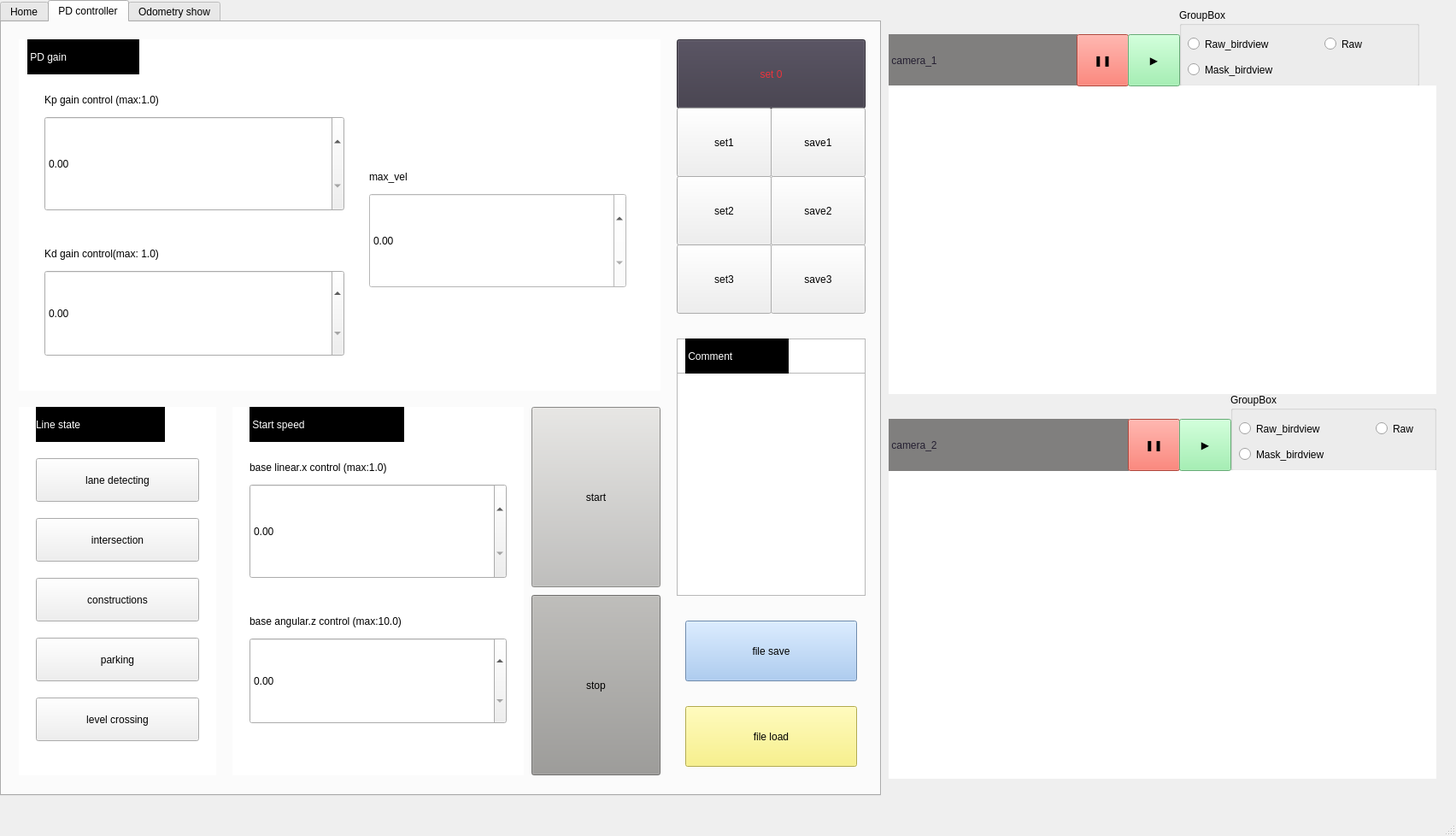
<?xml version="1.0" encoding="UTF-8"?>
<ui version="4.0">
 <class>MainWindowDesign</class>
 <widget class="QMainWindow" name="MainWindowDesign">
  <property name="geometry">
   <rect>
    <x>0</x>
    <y>0</y>
    <width>1704</width>
    <height>978</height>
   </rect>
  </property>
  <property name="windowTitle">
   <string>MainWindowDesign</string>
  </property>
  <widget class="QWidget" name="centralwidget">
   <widget class="QTabWidget" name="tabWidget">
    <property name="geometry">
     <rect>
      <x>0</x>
      <y>0</y>
      <width>1031</width>
      <height>931</height>
     </rect>
    </property>
    <property name="styleSheet">
     <string notr="true">font: 11pt &quot;Ubuntu&quot;;</string>
    </property>
    <property name="currentIndex">
     <number>1</number>
    </property>
    <widget class="QWidget" name="tab">
     <attribute name="title">
      <string>Home</string>
     </attribute>
     <widget class="QPushButton" name="pushButton_8">
      <property name="geometry">
       <rect>
        <x>30</x>
        <y>210</y>
        <width>191</width>
        <height>51</height>
       </rect>
      </property>
      <property name="styleSheet">
       <string notr="true">font: 20pt &quot;Ubuntu&quot;;
</string>
      </property>
      <property name="text">
       <string>constructions</string>
      </property>
     </widget>
     <widget class="QPushButton" name="pushButton_9">
      <property name="geometry">
       <rect>
        <x>30</x>
        <y>280</y>
        <width>191</width>
        <height>51</height>
       </rect>
      </property>
      <property name="styleSheet">
       <string notr="true">font: 20pt &quot;Ubuntu&quot;;
</string>
      </property>
      <property name="text">
       <string>parking</string>
      </property>
     </widget>
     <widget class="QPushButton" name="pushButton_10">
      <property name="geometry">
       <rect>
        <x>30</x>
        <y>350</y>
        <width>191</width>
        <height>51</height>
       </rect>
      </property>
      <property name="styleSheet">
       <string notr="true">font: 20pt &quot;Ubuntu&quot;;
</string>
      </property>
      <property name="text">
       <string>level crossing</string>
      </property>
     </widget>
     <widget class="QWidget" name="widget_8" native="true">
      <property name="geometry">
       <rect>
        <x>790</x>
        <y>10</y>
        <width>221</width>
        <height>431</height>
       </rect>
      </property>
      <property name="styleSheet">
       <string notr="true">font: 11pt &quot;Ubuntu&quot;;
background-color:rgb(119, 118, 123);</string>
      </property>
      <widget class="QLabel" name="label_13">
       <property name="geometry">
        <rect>
         <x>10</x>
         <y>0</y>
         <width>221</width>
         <height>61</height>
        </rect>
       </property>
       <property name="styleSheet">
        <string notr="true">font: 20pt &quot;Ubuntu&quot;;
color:rgb(0, 0, 0);</string>
       </property>
       <property name="text">
        <string>file settings</string>
       </property>
      </widget>
      <widget class="QPushButton" name="pushButton_15">
       <property name="geometry">
        <rect>
         <x>20</x>
         <y>80</y>
         <width>181</width>
         <height>101</height>
        </rect>
       </property>
       <property name="styleSheet">
        <string notr="true">font: 30pt &quot;Ubuntu&quot;;
background-color:rgb(153, 193, 241);
color:rgb(0, 0, 0);
background-image: url(/home/yu/Downloads/Adobe Express - file.png);
</string>
       </property>
       <property name="text">
        <string>save</string>
       </property>
      </widget>
      <widget class="QPushButton" name="pushButton_16">
       <property name="geometry">
        <rect>
         <x>20</x>
         <y>200</y>
         <width>181</width>
         <height>101</height>
        </rect>
       </property>
       <property name="styleSheet">
        <string notr="true">font: 30pt &quot;Ubuntu&quot;;
background-color:rgb(249, 240, 107);
color:rgb(0, 0, 0);</string>
       </property>
       <property name="text">
        <string>load</string>
       </property>
      </widget>
      <widget class="QPushButton" name="pushButton_17">
       <property name="geometry">
        <rect>
         <x>20</x>
         <y>360</y>
         <width>181</width>
         <height>61</height>
        </rect>
       </property>
       <property name="styleSheet">
        <string notr="true">font: 25pt &quot;Ubuntu&quot;;
background-color:rgb(61, 56, 70);
color:rgb(237, 51, 59);</string>
       </property>
       <property name="text">
        <string>set 0</string>
       </property>
      </widget>
     </widget>
     <widget class="QLabel" name="label_3">
      <property name="geometry">
       <rect>
        <x>290</x>
        <y>40</y>
        <width>291</width>
        <height>61</height>
       </rect>
      </property>
      <property name="styleSheet">
       <string notr="true">font: 15pt &quot;Ubuntu&quot;;</string>
      </property>
      <property name="text">
       <string>speed change-linear.x(max:1.0)</string>
      </property>
     </widget>
     <widget class="QDoubleSpinBox" name="doubleSpinBox">
      <property name="geometry">
       <rect>
        <x>290</x>
        <y>100</y>
        <width>441</width>
        <height>111</height>
       </rect>
      </property>
      <property name="styleSheet">
       <string notr="true">font: 30pt &quot;Ubuntu&quot;;</string>
      </property>
      <property name="minimum">
       <double>0.000000000000000</double>
      </property>
      <property name="maximum">
       <double>1.000000000000000</double>
      </property>
      <property name="singleStep">
       <double>0.010000000000000</double>
      </property>
     </widget>
     <widget class="QLabel" name="label_4">
      <property name="geometry">
       <rect>
        <x>290</x>
        <y>220</y>
        <width>311</width>
        <height>61</height>
       </rect>
      </property>
      <property name="styleSheet">
       <string notr="true">font: 15pt &quot;Ubuntu&quot;;</string>
      </property>
      <property name="text">
       <string>speed change-angular.z(max:10.0)</string>
      </property>
     </widget>
     <widget class="QWidget" name="widget_5" native="true">
      <property name="geometry">
       <rect>
        <x>260</x>
        <y>10</y>
        <width>511</width>
        <height>431</height>
       </rect>
      </property>
      <property name="styleSheet">
       <string notr="true">font: 11pt &quot;Ubuntu&quot;;
background-color:rgb(154, 153, 150);</string>
      </property>
      <widget class="QLabel" name="label_8">
       <property name="geometry">
        <rect>
         <x>10</x>
         <y>0</y>
         <width>221</width>
         <height>61</height>
        </rect>
       </property>
       <property name="styleSheet">
        <string notr="true">font: 20pt &quot;Ubuntu&quot;;
color:rgb(0, 0, 0);</string>
       </property>
       <property name="text">
        <string>speed change</string>
       </property>
      </widget>
     </widget>
     <widget class="QWidget" name="widget_3" native="true">
      <property name="geometry">
       <rect>
        <x>10</x>
        <y>10</y>
        <width>231</width>
        <height>431</height>
       </rect>
      </property>
      <property name="styleSheet">
       <string notr="true">font: 11pt &quot;Ubuntu&quot;;
background-color:rgb(154, 153, 150);</string>
      </property>
      <widget class="QLabel" name="label_6">
       <property name="geometry">
        <rect>
         <x>10</x>
         <y>0</y>
         <width>221</width>
         <height>61</height>
        </rect>
       </property>
       <property name="styleSheet">
        <string notr="true">color:rgb(0, 0, 0);font: 20pt &quot;Ubuntu&quot;;</string>
       </property>
       <property name="text">
        <string>state change</string>
       </property>
      </widget>
     </widget>
     <widget class="QWidget" name="widget" native="true">
      <property name="geometry">
       <rect>
        <x>10</x>
        <y>460</y>
        <width>1001</width>
        <height>431</height>
       </rect>
      </property>
      <property name="styleSheet">
       <string notr="true">font: 11pt &quot;Ubuntu&quot;;
background-color:rgb(154, 153, 150);</string>
      </property>
      <widget class="QLabel" name="label_9">
       <property name="geometry">
        <rect>
         <x>10</x>
         <y>-10</y>
         <width>221</width>
         <height>61</height>
        </rect>
       </property>
       <property name="styleSheet">
        <string notr="true">font: 20pt &quot;Ubuntu&quot;;
color:rgb(0, 0, 0);</string>
       </property>
       <property name="text">
        <string>custom drive</string>
       </property>
      </widget>
      <widget class="QPushButton" name="pushButton_7">
       <property name="geometry">
        <rect>
         <x>350</x>
         <y>30</y>
         <width>301</width>
         <height>111</height>
        </rect>
       </property>
       <property name="styleSheet">
        <string notr="true">font: 30pt &quot;Ubuntu&quot;;
color:rgb(0, 0, 0);</string>
       </property>
       <property name="text">
        <string>forward</string>
       </property>
      </widget>
      <widget class="QPushButton" name="pushButton_11">
       <property name="geometry">
        <rect>
         <x>350</x>
         <y>290</y>
         <width>301</width>
         <height>111</height>
        </rect>
       </property>
       <property name="styleSheet">
        <string notr="true">font: 30pt &quot;Ubuntu&quot;;
color:rgb(0, 0, 0);</string>
       </property>
       <property name="text">
        <string>back</string>
       </property>
      </widget>
      <widget class="QPushButton" name="pushButton_18">
       <property name="geometry">
        <rect>
         <x>20</x>
         <y>160</y>
         <width>301</width>
         <height>111</height>
        </rect>
       </property>
       <property name="styleSheet">
        <string notr="true">font: 30pt &quot;Ubuntu&quot;;
color:rgb(0, 0, 0);
</string>
       </property>
       <property name="text">
        <string>left</string>
       </property>
      </widget>
      <widget class="QPushButton" name="pushButton_19">
       <property name="geometry">
        <rect>
         <x>680</x>
         <y>160</y>
         <width>301</width>
         <height>111</height>
        </rect>
       </property>
       <property name="styleSheet">
        <string notr="true">font: 30pt &quot;Ubuntu&quot;;
color:rgb(0, 0, 0);</string>
       </property>
       <property name="text">
        <string>right</string>
       </property>
      </widget>
      <widget class="QPushButton" name="pushButton_20">
       <property name="geometry">
        <rect>
         <x>340</x>
         <y>170</y>
         <width>151</width>
         <height>91</height>
        </rect>
       </property>
       <property name="styleSheet">
        <string notr="true">font: 30pt &quot;Ubuntu&quot;;
background-color:rgb(246, 97, 81);
color:rgb(0, 0, 0);</string>
       </property>
       <property name="text">
        <string>stop</string>
       </property>
      </widget>
      <widget class="QPushButton" name="pushButton_21">
       <property name="geometry">
        <rect>
         <x>510</x>
         <y>170</y>
         <width>151</width>
         <height>91</height>
        </rect>
       </property>
       <property name="styleSheet">
        <string notr="true">font: 30pt &quot;Ubuntu&quot;;
background-color:rgb(143, 240, 164);
color:rgb(0, 0, 0);</string>
       </property>
       <property name="text">
        <string>start</string>
       </property>
      </widget>
     </widget>
     <widget class="QDoubleSpinBox" name="doubleSpinBox_2">
      <property name="geometry">
       <rect>
        <x>290</x>
        <y>280</y>
        <width>441</width>
        <height>101</height>
       </rect>
      </property>
      <property name="styleSheet">
       <string notr="true">font: 30pt &quot;Ubuntu&quot;;</string>
      </property>
      <property name="minimum">
       <double>0.000000000000000</double>
      </property>
      <property name="maximum">
       <double>10.000000000000000</double>
      </property>
      <property name="singleStep">
       <double>0.100000000000000</double>
      </property>
     </widget>
     <widget class="QPushButton" name="pushButton_22">
      <property name="geometry">
       <rect>
        <x>30</x>
        <y>70</y>
        <width>191</width>
        <height>51</height>
       </rect>
      </property>
      <property name="styleSheet">
       <string notr="true">font: 20pt &quot;Ubuntu&quot;;
</string>
      </property>
      <property name="text">
       <string>lane detecting</string>
      </property>
     </widget>
     <widget class="QPushButton" name="pushButton_23">
      <property name="geometry">
       <rect>
        <x>30</x>
        <y>140</y>
        <width>191</width>
        <height>51</height>
       </rect>
      </property>
      <property name="styleSheet">
       <string notr="true">font: 20pt &quot;Ubuntu&quot;;
</string>
      </property>
      <property name="text">
       <string>intersection</string>
      </property>
     </widget>
     <zorder>widget_3</zorder>
     <zorder>widget_5</zorder>
     <zorder>pushButton_22</zorder>
     <zorder>label_3</zorder>
     <zorder>pushButton_8</zorder>
     <zorder>pushButton_9</zorder>
     <zorder>pushButton_23</zorder>
     <zorder>doubleSpinBox</zorder>
     <zorder>pushButton_10</zorder>
     <zorder>label_4</zorder>
     <zorder>doubleSpinBox_2</zorder>
     <zorder>widget_8</zorder>
     <zorder>widget</zorder>
    </widget>
    <widget class="QWidget" name="tab_3">
     <attribute name="title">
      <string>PD controller</string>
     </attribute>
     <widget class="QLabel" name="label_10">
      <property name="geometry">
       <rect>
        <x>50</x>
        <y>60</y>
        <width>291</width>
        <height>61</height>
       </rect>
      </property>
      <property name="styleSheet">
       <string notr="true">font: 15pt &quot;Ubuntu&quot;;</string>
      </property>
      <property name="text">
       <string>Kp gain control (max:1.0)</string>
      </property>
     </widget>
     <widget class="QDoubleSpinBox" name="doubleSpinBox_3">
      <property name="geometry">
       <rect>
        <x>50</x>
        <y>110</y>
        <width>351</width>
        <height>111</height>
       </rect>
      </property>
      <property name="styleSheet">
       <string notr="true">font: 30pt &quot;Ubuntu&quot;;</string>
      </property>
      <property name="minimum">
       <double>0.000000000000000</double>
      </property>
      <property name="maximum">
       <double>1.000000000000000</double>
      </property>
      <property name="singleStep">
       <double>0.00001000000000</double>
      </property>
     </widget>
     <widget class="QDoubleSpinBox" name="doubleSpinBox_4">
      <property name="geometry">
       <rect>
        <x>50</x>
        <y>290</y>
        <width>351</width>
        <height>101</height>
       </rect>
      </property>
      <property name="styleSheet">
       <string notr="true">font: 30pt &quot;Ubuntu&quot;;</string>
      </property>
      <property name="minimum">
       <double>0.000000000000000</double>
      </property>
      <property name="maximum">
       <double>1.000000000000000</double>
      </property>
      <property name="singleStep">
       <double>0.000010000000000</double>
      </property>
     </widget>
     <widget class="QLabel" name="label_15">
      <property name="geometry">
       <rect>
        <x>50</x>
        <y>240</y>
        <width>311</width>
        <height>61</height>
       </rect>
      </property>
      <property name="styleSheet">
       <string notr="true">font: 15pt &quot;Ubuntu&quot;;</string>
      </property>
      <property name="text">
       <string>Kd gain control(max: 1.0)</string>
      </property>
     </widget>
     <widget class="QWidget" name="widget_6" native="true">
      <property name="geometry">
       <rect>
        <x>20</x>
        <y>20</y>
        <width>751</width>
        <height>411</height>
       </rect>
      </property>
      <property name="styleSheet">
       <string notr="true">font: 11pt &quot;Ubuntu&quot;;
background-color:rgb(255, 255, 255);</string>
      </property>
      <widget class="QLabel" name="label_20">
       <property name="geometry">
        <rect>
         <x>10</x>
         <y>0</y>
         <width>131</width>
         <height>41</height>
        </rect>
       </property>
       <property name="styleSheet">
        <string notr="true">font: 20pt &quot;Ubuntu&quot;;
background-color:rgb(0, 0, 0);
color:rgb(255, 255, 255);</string>
       </property>
       <property name="text">
        <string> PD gain</string>
       </property>
      </widget>
      <widget class="QDoubleSpinBox" name="doubleSpinBox_7">
       <property name="geometry">
        <rect>
         <x>410</x>
         <y>180</y>
         <width>301</width>
         <height>111</height>
        </rect>
       </property>
       <property name="styleSheet">
        <string notr="true">font: 30pt &quot;Ubuntu&quot;;</string>
       </property>
       <property name="minimum">
        <double>0.000000000000000</double>
       </property>
       <property name="maximum">
        <double>10.000000000000000</double>
       </property>
       <property name="singleStep">
        <double>0.010000000000000</double>
       </property>
      </widget>
      <widget class="QLabel" name="label_24">
       <property name="geometry">
        <rect>
         <x>410</x>
         <y>140</y>
         <width>291</width>
         <height>41</height>
        </rect>
       </property>
       <property name="styleSheet">
        <string notr="true">font: 15pt &quot;Ubuntu&quot;;</string>
       </property>
       <property name="text">
        <string>max_vel </string>
       </property>
      </widget>
     </widget>
     <widget class="QLabel" name="label_21">
      <property name="geometry">
       <rect>
        <x>290</x>
        <y>490</y>
        <width>291</width>
        <height>61</height>
       </rect>
      </property>
      <property name="styleSheet">
       <string notr="true">font: 15pt &quot;Ubuntu&quot;;</string>
      </property>
      <property name="text">
       <string>base linear.x control (max:1.0)</string>
      </property>
     </widget>
     <widget class="QLabel" name="label_22">
      <property name="geometry">
       <rect>
        <x>290</x>
        <y>670</y>
        <width>311</width>
        <height>61</height>
       </rect>
      </property>
      <property name="styleSheet">
       <string notr="true">font: 15pt &quot;Ubuntu&quot;;</string>
      </property>
      <property name="text">
       <string>base angular.z control (max:10.0)</string>
      </property>
     </widget>
     <widget class="QDoubleSpinBox" name="doubleSpinBox_5">
      <property name="geometry">
       <rect>
        <x>290</x>
        <y>540</y>
        <width>301</width>
        <height>111</height>
       </rect>
      </property>
      <property name="styleSheet">
       <string notr="true">font: 30pt &quot;Ubuntu&quot;;</string>
      </property>
      <property name="minimum">
       <double>0.000000000000000</double>
      </property>
      <property name="maximum">
       <double>1.000000000000000</double>
      </property>
      <property name="singleStep">
       <double>0.010000000000000</double>
      </property>
     </widget>
     <widget class="QDoubleSpinBox" name="doubleSpinBox_6">
      <property name="geometry">
       <rect>
        <x>290</x>
        <y>720</y>
        <width>301</width>
        <height>101</height>
       </rect>
      </property>
      <property name="styleSheet">
       <string notr="true">font: 30pt &quot;Ubuntu&quot;;</string>
      </property>
      <property name="minimum">
       <double>0.000000000000000</double>
      </property>
      <property name="maximum">
       <double>10.000000000000000</double>
      </property>
      <property name="singleStep">
       <double>0.010000000000000</double>
      </property>
     </widget>
     <widget class="QWidget" name="widget_7" native="true">
      <property name="geometry">
       <rect>
        <x>270</x>
        <y>450</y>
        <width>341</width>
        <height>431</height>
       </rect>
      </property>
      <property name="styleSheet">
       <string notr="true">font: 11pt &quot;Ubuntu&quot;;
background-color:rgb(255, 255, 255);</string>
      </property>
      <widget class="QLabel" name="label_23">
       <property name="geometry">
        <rect>
         <x>20</x>
         <y>0</y>
         <width>181</width>
         <height>41</height>
        </rect>
       </property>
       <property name="styleSheet">
        <string notr="true">font: 20pt &quot;Ubuntu&quot;;
background-color:rgb(0, 0, 0);
color:rgb(255, 255, 255);</string>
       </property>
       <property name="text">
        <string> Start speed</string>
       </property>
      </widget>
     </widget>
     <widget class="QPushButton" name="pushButton_28">
      <property name="geometry">
       <rect>
        <x>800</x>
        <y>700</y>
        <width>201</width>
        <height>71</height>
       </rect>
      </property>
      <property name="styleSheet">
       <string notr="true">font: 25pt &quot;Ubuntu&quot;;
background-color:rgb(153, 193, 241);
color:rgb(0, 0, 0);
background-image: url(/home/yu/Downloads/Adobe Express - file.png);
</string>
      </property>
      <property name="text">
       <string>file save</string>
      </property>
     </widget>
     <widget class="QPushButton" name="pushButton_29">
      <property name="geometry">
       <rect>
        <x>800</x>
        <y>800</y>
        <width>201</width>
        <height>71</height>
       </rect>
      </property>
      <property name="styleSheet">
       <string notr="true">font: 25pt &quot;Ubuntu&quot;;
background-color:rgb(249, 240, 107);
color:rgb(0, 0, 0);</string>
      </property>
      <property name="text">
       <string>file load</string>
      </property>
     </widget>
     <widget class="QPushButton" name="pushButton_34">
      <property name="geometry">
       <rect>
        <x>790</x>
        <y>20</y>
        <width>221</width>
        <height>81</height>
       </rect>
      </property>
      <property name="styleSheet">
       <string notr="true">font: 20pt &quot;Ubuntu&quot;;
background-color:rgb(61, 56, 70);
color:rgb(237, 51, 59);
</string>
      </property>
      <property name="text">
       <string>set 0</string>
      </property>
     </widget>
     <widget class="QPushButton" name="pushButton_35">
      <property name="geometry">
       <rect>
        <x>790</x>
        <y>100</y>
        <width>111</width>
        <height>81</height>
       </rect>
      </property>
      <property name="styleSheet">
       <string notr="true">font: 20pt &quot;Ubuntu&quot;;
</string>
      </property>
      <property name="text">
       <string>set1</string>
      </property>
     </widget>
     <widget class="QPushButton" name="pushButton_36">
      <property name="geometry">
       <rect>
        <x>790</x>
        <y>180</y>
        <width>111</width>
        <height>81</height>
       </rect>
      </property>
      <property name="styleSheet">
       <string notr="true">font: 20pt &quot;Ubuntu&quot;;
</string>
      </property>
      <property name="text">
       <string>set2</string>
      </property>
     </widget>
     <widget class="QPushButton" name="pushButton_37">
      <property name="geometry">
       <rect>
        <x>790</x>
        <y>260</y>
        <width>111</width>
        <height>81</height>
       </rect>
      </property>
      <property name="styleSheet">
       <string notr="true">font: 20pt &quot;Ubuntu&quot;;
</string>
      </property>
      <property name="text">
       <string>set3</string>
      </property>
     </widget>
     <widget class="QPushButton" name="pushButton_38">
      <property name="geometry">
       <rect>
        <x>900</x>
        <y>100</y>
        <width>111</width>
        <height>81</height>
       </rect>
      </property>
      <property name="styleSheet">
       <string notr="true">font: 20pt &quot;Ubuntu&quot;;
</string>
      </property>
      <property name="text">
       <string>save1</string>
      </property>
     </widget>
     <widget class="QPushButton" name="pushButton_39">
      <property name="geometry">
       <rect>
        <x>900</x>
        <y>180</y>
        <width>111</width>
        <height>81</height>
       </rect>
      </property>
      <property name="styleSheet">
       <string notr="true">font: 20pt &quot;Ubuntu&quot;;
</string>
      </property>
      <property name="text">
       <string>save2</string>
      </property>
     </widget>
     <widget class="QPushButton" name="pushButton_40">
      <property name="geometry">
       <rect>
        <x>900</x>
        <y>260</y>
        <width>111</width>
        <height>81</height>
       </rect>
      </property>
      <property name="styleSheet">
       <string notr="true">font: 20pt &quot;Ubuntu&quot;;
</string>
      </property>
      <property name="text">
       <string>save3</string>
      </property>
     </widget>
     <widget class="QPlainTextEdit" name="plainTextEdit">
      <property name="geometry">
       <rect>
        <x>790</x>
        <y>410</y>
        <width>221</width>
        <height>261</height>
       </rect>
      </property>
      <property name="styleSheet">
       <string notr="true">font: 11pt &quot;Ubuntu&quot;;
color:rgb(94, 92, 100);</string>
      </property>
      <property name="plainText">
       <string/>
      </property>
     </widget>
     <widget class="QLabel" name="label_25">
      <property name="geometry">
       <rect>
        <x>800</x>
        <y>370</y>
        <width>121</width>
        <height>41</height>
       </rect>
      </property>
      <property name="styleSheet">
       <string notr="true">font: 15pt &quot;Ubuntu&quot;;
background-color:rgb(0, 0, 0);
color:rgb(255, 255, 255);</string>
      </property>
      <property name="text">
       <string> Comment </string>
      </property>
     </widget>
     <widget class="QPlainTextEdit" name="plainTextEdit_2">
      <property name="geometry">
       <rect>
        <x>790</x>
        <y>370</y>
        <width>221</width>
        <height>41</height>
       </rect>
      </property>
      <property name="plainText">
       <string/>
      </property>
     </widget>
     <widget class="QPushButton" name="pushButton_30">
      <property name="geometry">
       <rect>
        <x>40</x>
        <y>510</y>
        <width>191</width>
        <height>51</height>
       </rect>
      </property>
      <property name="styleSheet">
       <string notr="true">font: 20pt &quot;Ubuntu&quot;;
</string>
      </property>
      <property name="text">
       <string>lane detecting</string>
      </property>
     </widget>
     <widget class="QPushButton" name="pushButton_31">
      <property name="geometry">
       <rect>
        <x>40</x>
        <y>650</y>
        <width>191</width>
        <height>51</height>
       </rect>
      </property>
      <property name="styleSheet">
       <string notr="true">font: 20pt &quot;Ubuntu&quot;;
</string>
      </property>
      <property name="text">
       <string>constructions</string>
      </property>
     </widget>
     <widget class="QPushButton" name="pushButton_32">
      <property name="geometry">
       <rect>
        <x>40</x>
        <y>720</y>
        <width>191</width>
        <height>51</height>
       </rect>
      </property>
      <property name="styleSheet">
       <string notr="true">font: 20pt &quot;Ubuntu&quot;;
</string>
      </property>
      <property name="text">
       <string>parking</string>
      </property>
     </widget>
     <widget class="QPushButton" name="pushButton_33">
      <property name="geometry">
       <rect>
        <x>40</x>
        <y>580</y>
        <width>191</width>
        <height>51</height>
       </rect>
      </property>
      <property name="styleSheet">
       <string notr="true">font: 20pt &quot;Ubuntu&quot;;
</string>
      </property>
      <property name="text">
       <string>intersection</string>
      </property>
     </widget>
     <widget class="QPushButton" name="pushButton_41">
      <property name="geometry">
       <rect>
        <x>40</x>
        <y>790</y>
        <width>191</width>
        <height>51</height>
       </rect>
      </property>
      <property name="styleSheet">
       <string notr="true">font: 20pt &quot;Ubuntu&quot;;
</string>
      </property>
      <property name="text">
       <string>level crossing</string>
      </property>
     </widget>
     <widget class="QWidget" name="widget_4" native="true">
      <property name="geometry">
       <rect>
        <x>20</x>
        <y>450</y>
        <width>231</width>
        <height>431</height>
       </rect>
      </property>
      <property name="styleSheet">
       <string notr="true">font: 11pt &quot;Ubuntu&quot;;
background-color:rgb(255, 255, 255);</string>
      </property>
      <widget class="QLabel" name="label_27">
       <property name="geometry">
        <rect>
         <x>20</x>
         <y>0</y>
         <width>151</width>
         <height>41</height>
        </rect>
       </property>
       <property name="styleSheet">
        <string notr="true">font: 20pt &quot;Ubuntu&quot;;
background-color:rgb(0, 0, 0);
color:rgb(255, 255, 255);</string>
       </property>
       <property name="text">
        <string>Line state</string>
       </property>
      </widget>
     </widget>
     <widget class="QPushButton" name="pushButton_42">
      <property name="geometry">
       <rect>
        <x>620</x>
        <y>450</y>
        <width>151</width>
        <height>211</height>
       </rect>
      </property>
      <property name="styleSheet">
       <string notr="true">font: 30pt &quot;Ubuntu&quot;;
background-color:rgb(192, 191, 188);
color:rgb(0, 0, 0);</string>
      </property>
      <property name="text">
       <string>start</string>
      </property>
     </widget>
     <widget class="QPushButton" name="pushButton_43">
      <property name="geometry">
       <rect>
        <x>620</x>
        <y>670</y>
        <width>151</width>
        <height>211</height>
       </rect>
      </property>
      <property name="styleSheet">
       <string notr="true">font: 30pt &quot;Ubuntu&quot;;
background-color:rgb(154, 153, 150);
color:rgb(0, 0, 0);</string>
      </property>
      <property name="text">
       <string>stop</string>
      </property>
     </widget>
     <zorder>widget_4</zorder>
     <zorder>plainTextEdit_2</zorder>
     <zorder>widget_7</zorder>
     <zorder>widget_6</zorder>
     <zorder>label_10</zorder>
     <zorder>doubleSpinBox_3</zorder>
     <zorder>doubleSpinBox_4</zorder>
     <zorder>label_15</zorder>
     <zorder>label_21</zorder>
     <zorder>label_22</zorder>
     <zorder>doubleSpinBox_5</zorder>
     <zorder>doubleSpinBox_6</zorder>
     <zorder>pushButton_28</zorder>
     <zorder>pushButton_29</zorder>
     <zorder>pushButton_34</zorder>
     <zorder>pushButton_35</zorder>
     <zorder>pushButton_36</zorder>
     <zorder>pushButton_37</zorder>
     <zorder>pushButton_38</zorder>
     <zorder>pushButton_39</zorder>
     <zorder>pushButton_40</zorder>
     <zorder>plainTextEdit</zorder>
     <zorder>label_25</zorder>
     <zorder>pushButton_30</zorder>
     <zorder>pushButton_31</zorder>
     <zorder>pushButton_32</zorder>
     <zorder>pushButton_33</zorder>
     <zorder>pushButton_41</zorder>
     <zorder>pushButton_42</zorder>
     <zorder>pushButton_43</zorder>
    </widget>
    <widget class="QWidget" name="tab_2">
     <attribute name="title">
      <string>Odometry show</string>
     </attribute>
    </widget>
   </widget>
   <widget class="QLabel" name="label_16">
    <property name="geometry">
     <rect>
      <x>1040</x>
      <y>40</y>
      <width>221</width>
      <height>61</height>
     </rect>
    </property>
    <property name="styleSheet">
     <string notr="true">font: 25pt &quot;Ubuntu&quot;;
color:rgb(36, 31, 49);
background-color:rgb(128, 127, 126);</string>
    </property>
    <property name="text">
     <string> camera_1</string>
    </property>
   </widget>
   <widget class="QLabel" name="label_19">
    <property name="geometry">
     <rect>
      <x>1040</x>
      <y>550</y>
      <width>641</width>
      <height>361</height>
     </rect>
    </property>
    <property name="styleSheet">
     <string notr="true">font: 11pt &quot;Ubuntu&quot;;
background-color:rgb(255, 255, 255);</string>
    </property>
    <property name="text">
     <string/>
    </property>
   </widget>
   <widget class="QLabel" name="label_17">
    <property name="geometry">
     <rect>
      <x>1040</x>
      <y>490</y>
      <width>281</width>
      <height>61</height>
     </rect>
    </property>
    <property name="styleSheet">
     <string notr="true">font: 25pt &quot;Ubuntu&quot;;
color:rgb(36, 31, 49);
background-color:rgb(128, 127, 126);</string>
    </property>
    <property name="text">
     <string> camera_2</string>
    </property>
   </widget>
   <widget class="QLabel" name="label_18">
    <property name="geometry">
     <rect>
      <x>1040</x>
      <y>100</y>
      <width>641</width>
      <height>361</height>
     </rect>
    </property>
    <property name="styleSheet">
     <string notr="true">font: 11pt &quot;Ubuntu&quot;;
background-color:rgb(255, 255, 255);</string>
    </property>
    <property name="text">
     <string/>
    </property>
   </widget>
   <widget class="QPushButton" name="pushButton_24">
    <property name="geometry">
     <rect>
      <x>1260</x>
      <y>40</y>
      <width>61</width>
      <height>61</height>
     </rect>
    </property>
    <property name="styleSheet">
     <string notr="true">font: 15pt &quot;Ubuntu&quot;;
background-color:rgb(246, 97, 81);
color:rgb(0, 0, 0);</string>
    </property>
    <property name="text">
     <string>❚❚</string>
    </property>
   </widget>
   <widget class="QPushButton" name="pushButton_25">
    <property name="geometry">
     <rect>
      <x>1320</x>
      <y>490</y>
      <width>61</width>
      <height>61</height>
     </rect>
    </property>
    <property name="styleSheet">
     <string notr="true">font: 15pt &quot;Ubuntu&quot;;
background-color:rgb(246, 97, 81);
color:rgb(0, 0, 0);</string>
    </property>
    <property name="text">
     <string>❚❚</string>
    </property>
   </widget>
   <widget class="QPushButton" name="pushButton_26">
    <property name="geometry">
     <rect>
      <x>1320</x>
      <y>40</y>
      <width>61</width>
      <height>61</height>
     </rect>
    </property>
    <property name="styleSheet">
     <string notr="true">font: 18pt &quot;Ubuntu&quot;;
background-color:rgb(143, 240, 164);
color:rgb(0, 0, 0);</string>
    </property>
    <property name="text">
     <string>▶</string>
    </property>
   </widget>
   <widget class="QPushButton" name="pushButton_27">
    <property name="geometry">
     <rect>
      <x>1380</x>
      <y>490</y>
      <width>61</width>
      <height>61</height>
     </rect>
    </property>
    <property name="styleSheet">
     <string notr="true">font: 18pt &quot;Ubuntu&quot;;
background-color:rgb(143, 240, 164);
color:rgb(0, 0, 0);</string>
    </property>
    <property name="text">
     <string>▶</string>
    </property>
   </widget>
   <widget class="QGroupBox" name="groupBox">
    <property name="geometry">
     <rect>
      <x>1380</x>
      <y>10</y>
      <width>281</width>
      <height>91</height>
     </rect>
    </property>
    <property name="title">
     <string>GroupBox</string>
    </property>
    <widget class="QRadioButton" name="radioButton_2">
     <property name="geometry">
      <rect>
       <x>10</x>
       <y>60</y>
       <width>171</width>
       <height>23</height>
      </rect>
     </property>
     <property name="styleSheet">
      <string notr="true">font: 15pt &quot;Ubuntu&quot;;</string>
     </property>
     <property name="text">
      <string>Mask_birdview</string>
     </property>
    </widget>
    <widget class="QRadioButton" name="radioButton">
     <property name="geometry">
      <rect>
       <x>170</x>
       <y>30</y>
       <width>70</width>
       <height>23</height>
      </rect>
     </property>
     <property name="styleSheet">
      <string notr="true">font: 15pt &quot;Ubuntu&quot;;</string>
     </property>
     <property name="text">
      <string>Raw</string>
     </property>
    </widget>
    <widget class="QRadioButton" name="radioButton_3">
     <property name="geometry">
      <rect>
       <x>10</x>
       <y>30</y>
       <width>151</width>
       <height>23</height>
      </rect>
     </property>
     <property name="styleSheet">
      <string notr="true">font: 15pt &quot;Ubuntu&quot;;</string>
     </property>
     <property name="text">
      <string>Raw_birdview</string>
     </property>
    </widget>
   </widget>
   <widget class="QGroupBox" name="groupBox_2">
    <property name="geometry">
     <rect>
      <x>1440</x>
      <y>460</y>
      <width>241</width>
      <height>91</height>
     </rect>
    </property>
    <property name="title">
     <string>GroupBox</string>
    </property>
    <widget class="QRadioButton" name="radioButton_6">
     <property name="geometry">
      <rect>
       <x>10</x>
       <y>30</y>
       <width>151</width>
       <height>23</height>
      </rect>
     </property>
     <property name="styleSheet">
      <string notr="true">font: 15pt &quot;Ubuntu&quot;;</string>
     </property>
     <property name="text">
      <string>Raw_birdview</string>
     </property>
    </widget>
    <widget class="QRadioButton" name="radioButton_5">
     <property name="geometry">
      <rect>
       <x>170</x>
       <y>30</y>
       <width>71</width>
       <height>23</height>
      </rect>
     </property>
     <property name="styleSheet">
      <string notr="true">font: 15pt &quot;Ubuntu&quot;;</string>
     </property>
     <property name="text">
      <string>Raw</string>
     </property>
    </widget>
    <widget class="QRadioButton" name="radioButton_4">
     <property name="geometry">
      <rect>
       <x>10</x>
       <y>60</y>
       <width>171</width>
       <height>23</height>
      </rect>
     </property>
     <property name="styleSheet">
      <string notr="true">font: 15pt &quot;Ubuntu&quot;;</string>
     </property>
     <property name="text">
      <string>Mask_birdview</string>
     </property>
    </widget>
   </widget>
   <zorder>groupBox_2</zorder>
   <zorder>groupBox</zorder>
   <zorder>tabWidget</zorder>
   <zorder>label_16</zorder>
   <zorder>label_19</zorder>
   <zorder>label_17</zorder>
   <zorder>label_18</zorder>
   <zorder>pushButton_24</zorder>
   <zorder>pushButton_25</zorder>
   <zorder>pushButton_26</zorder>
   <zorder>pushButton_27</zorder>
  </widget>
  <widget class="QMenuBar" name="menubar">
   <property name="geometry">
    <rect>
     <x>0</x>
     <y>0</y>
     <width>1704</width>
     <height>22</height>
    </rect>
   </property>
  </widget>
  <widget class="QStatusBar" name="statusbar"/>
 </widget>
 <resources/>
 <connections/>
</ui>
